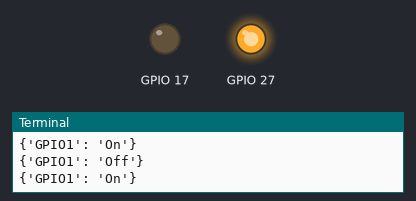
This program was run on a simulated Raspberry Pi (BCM pin numbers). On the bench: output pins drawn as LEDs (lit = HIGH), the last lines printed to the terminal. Threads take turns every 2 ms. At 10.0 s the program stops and its outputs stay as they are.

Above: at 0.6 s.
At 10.1 s:
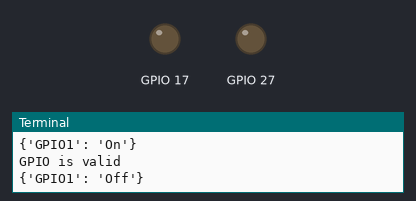
Timing chart, 0 to 11.5 s (numbered marks = the images above):
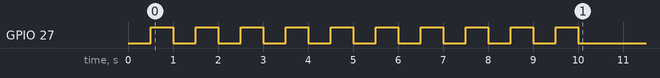

Measured:
- by itself, GPIO 27: alternates HIGH for 0.50 s and LOW for 0.50 s, 19 changes in all, then stays LOW

The program:

GPIO.py
```python
"""This is test code for interacting with GPIO

This is intented to mock up an interface into the RPi GPIO until hardware
is accquired
"""

import json
import threading
import time

try:
    import RPi.GPIO as GPIO
    """This is trapped so you can still run without RPi.GPIO

    GPIO will be checked before use
    """
    pi_interface = True
except:
    pi_interface = False
    pass


blink_active = False
"""bool: to controll weather blink continues to be active

This will not start the blinking it will only be important once blinking
has started.  This is currently only used in testing.
"""

GPIO_STATE = {}
""" This is an object of tracking GPIO"""

GPIO_ON = {}
""" This maps functions to gpio activit

These functions will be called when the GPIO is changed in any way.
"""


is_imported = True
"""Used as a flag to show that GPIO was imported"""

def ButtonHandeler(channel):
    """This handels the button press and sets the state

    Args:
        channel(int):  The RPi GPIO channel used for monitoring the button
    """
    if GPIO.input(channel) == GPIO.HIGH:
        set("Button","Pressed")
    else:
        set("Button","Released")

"""This is the setup for the RPi GPIO"""
if pi_interface:
    GPIO.setmode(GPIO.BCM)
    GPIO.setup(27,GPIO.OUT)
    GPIO.setup(17,GPIO.OUT)
    # GPIO.add_event_detect(17,GPIO.BOTH,ButtonHandeler)

def set(key,value):
    """This is used to set values for GPIO

    This function is used to set values for each of GPIO's Will also call
    the GPIO's function if it exisits.

    Args:
        key(int or str): Used to identify the gpio to interface
        value(int or str): The value to set the gpio to.
    """
    GPIO_STATE[key] = value
    if (key=="GPIO1") and pi_interface:
        if value.upper()=="ON":
            GPIO.output(27,GPIO.HIGH)
        else:
            GPIO.output(27,GPIO.LOW)
    if (key=="GPIO2") and pi_interface:
        if value.upper()=="ON":
            GPIO.output(17,GPIO.HIGH)
        else:
            GPIO.output(17,GPIO.LOW)
    if key in GPIO_ON:
        GPIO_ON[key]()

def get(key):
    """ Returns the value of the givien GPIO

    Args:
        key(int or str): Used to identify the gpio to interface
    """
    return GPIO_STATE[key]

def on(key,function):
    """Used to set the function for the GPIO interface

    Args:
        key(int or str): Used to identify the gpio to interface
        function(function): The function for the gpio
    """
    GPIO_ON[key]= function

def json():
    """Returns a json object of the GPIO info"""
    return json.dumps(GPIO_STATE)


if __name__=="__main__":
    """This is console testing of the GPIO.  Not ment for automated testing

    This should show that everything is working to the developer and allow
    for changes going forward
    """
    def printgpio():
        print(GPIO_STATE)

    def blink_led():
        if blink_active:
            threading.Timer(0.5, blink_led).start()
        if get("GPIO1")!="On":
            set("GPIO1","On")
        else:
            set("GPIO1","Off")

    on("GPIO1",printgpio)

    set("GPIO1","On")
    blink_active = True
    blink_led()
    time.sleep(10)
    blink_active = False
    if pi_interface:
        print("GPIO is valid")
```
